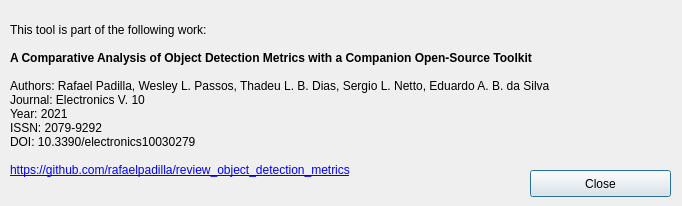
<?xml version="1.0" encoding="UTF-8"?>
<ui version="4.0">
 <class>Dialog</class>
 <widget class="QDialog" name="Dialog">
  <property name="geometry">
   <rect>
    <x>0</x>
    <y>0</y>
    <width>682</width>
    <height>206</height>
   </rect>
  </property>
  <property name="minimumSize">
   <size>
    <width>682</width>
    <height>203</height>
   </size>
  </property>
  <property name="maximumSize">
   <size>
    <width>682</width>
    <height>206</height>
   </size>
  </property>
  <property name="contextMenuPolicy">
   <enum>Qt::DefaultContextMenu</enum>
  </property>
  <property name="windowTitle">
   <string>Information</string>
  </property>
  <widget class="QLabel" name="lbl_groundtruth_dir_2">
   <property name="geometry">
    <rect>
     <x>10</x>
     <y>0</y>
     <width>681</width>
     <height>201</height>
    </rect>
   </property>
   <property name="text">
    <string>&lt;html&gt;&lt;head/&gt;&lt;body&gt;&lt;p&gt;This tool is part of the following work:&lt;br/&gt;&lt;br/&gt;&lt;span style=&quot; font-weight:600;&quot;&gt;A Comparative Analysis of Object Detection Metrics with a Companion Open-Source Toolkit&lt;br/&gt;&lt;br/&gt;&lt;/span&gt;Authors: Rafael Padilla, Wesley L. Passos, Thadeu L. B. Dias, Sergio L. Netto, Eduardo A. B. da Silva&lt;br/&gt;Journal: Electronics V. 10&lt;br/&gt;Year: 2021&lt;br/&gt;ISSN: 2079-9292&lt;br/&gt;DOI: 10.3390/electronics10030279&lt;br/&gt;&lt;br/&gt;&lt;a href=&quot;https://github.com/rafaelpadilla/review_object_detection_metrics&quot;&gt;&lt;span style=&quot; text-decoration: underline; color:#0000ff;&quot;&gt;https://github.com/rafaelpadilla/review_object_detection_metrics&lt;/span&gt;&lt;/a&gt;&lt;/p&gt;&lt;/body&gt;&lt;/html&gt;</string>
   </property>
   <property name="wordWrap">
    <bool>true</bool>
   </property>
  </widget>
  <widget class="QPushButton" name="btn_Close">
   <property name="geometry">
    <rect>
     <x>530</x>
     <y>170</y>
     <width>141</width>
     <height>27</height>
    </rect>
   </property>
   <property name="toolTip">
    <string>The configurations will be applied in a random ground truth image.</string>
   </property>
   <property name="text">
    <string>Close</string>
   </property>
  </widget>
 </widget>
 <resources/>
 <connections>
  <connection>
   <sender>btn_Close</sender>
   <signal>clicked()</signal>
   <receiver>Dialog</receiver>
   <slot>btn_close_clicked()</slot>
   <hints>
    <hint type="sourcelabel">
     <x>582</x>
     <y>239</y>
    </hint>
    <hint type="destinationlabel">
     <x>455</x>
     <y>233</y>
    </hint>
   </hints>
  </connection>
 </connections>
 <slots>
  <slot>btn_close_clicked()</slot>
 </slots>
</ui>
